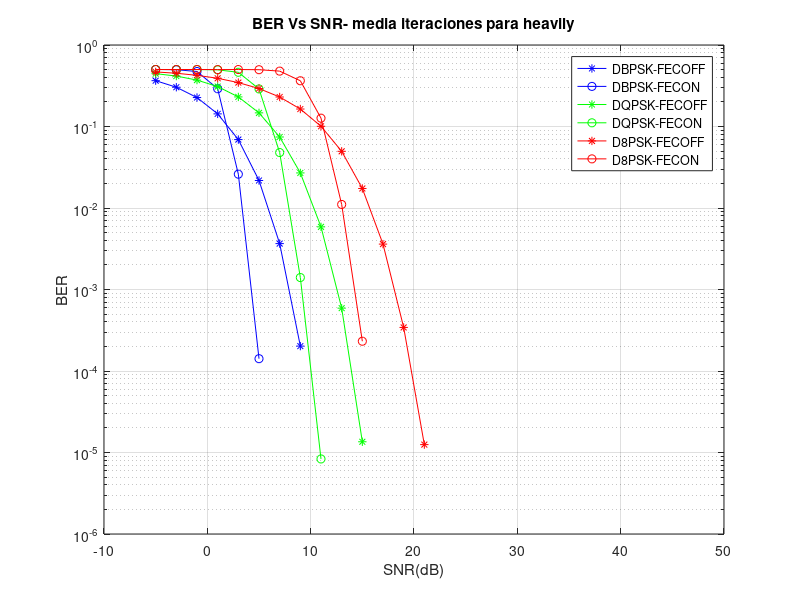

Reproduce this figure in MATLAB.
function createBERFilesForOMNeT
%%

load per_bkg_new;

figure
for i=1:size(demodBer_all,1)
    for j=1:size(demodBer_all,2)
        simBer_med(i,j)=median(demodBer_all(i,j,:));
        simBer_fec_med(i,j)=median(simBer_fec_all(i,j,:));
    end
end

semilogy(awgn_db(1,:)',simBer_med(1,:)','-*b')
hold on
semilogy(awgn_db(1,:)',simBer_fec_med(1,:)','-ob')

semilogy(awgn_db(1,:)',simBer_med(2,:)','-*g')
semilogy(awgn_db(1,:)',simBer_fec_med(2,:)','-og')


semilogy(awgn_db(1,:)',simBer_med(3,:)','-*r')
semilogy(awgn_db(1,:)',simBer_fec_med(3,:)','-or')

grid on
title('BER Vs SNR- media iteraciones para heavily')
xlabel('SNR(dB)')
ylabel('BER')
legHandler=legend('DBPSK-FECOFF','DBPSK-FECON','DQPSK-FECOFF','DQPSK-FECON','D8PSK-FECOFF','D8PSK-FECON','Location','Best');
legString = get(legHandler,'String');
%%
for i = 1:3
    % first without FEC
    writeToFile(legString{(i*2)-1},false, awgn_db(1,:)',simBer_med(i,:)');
end

for i = 1:3
    % then with FEC
    writeToFile(legString{(i*2)},true, awgn_db(1,:)',simBer_fec_med(i,:)');
end


function writeToFile(legString,FEC,SNR, BER)

fid = fopen(strcat('./',legString,'.txt'),'w');

 ind = find(legString=='-');
 
fprintf(fid,'%s',[legString(1:ind-1),' - ']);

indO = find(legString=='O');
fprintf(fid,'%s\n',['FEC ',legString(indO:end)]);


%Print if it has FEC
if legString(end)=='F'
    fprintf(fid,'false\n');
else
    fprintf(fid,'true\n');
end

%Print Modulation
 ind = find(legString=='-');
 fprintf(fid,'%s\n',legString(1:ind-1));
 
 %print BER|SNR
 for i = 1:length(BER)
 fprintf(fid,'%f|%d\n',BER(i),SNR(i));
 end
fprintf(fid,'\n');

fclose(fid);
